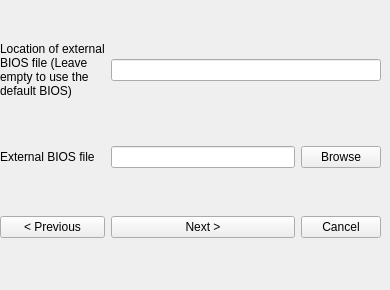
     <widget class="QWidget" name="page_24">
      <widget class="QWidget" name="gridLayoutWidget_23">
       <property name="geometry">
        <rect>
         <x>0</x>
         <y>0</y>
         <width>381</width>
         <height>281</height>
        </rect>
       </property>
       <layout class="QGridLayout" name="gridLayout_23">
        <item row="2" column="2">
         <widget class="QPushButton" name="pushButton_70">
          <property name="text">
           <string>Cancel</string>
          </property>
         </widget>
        </item>
        <item row="2" column="1">
         <widget class="QPushButton" name="pushButton_71">
          <property name="text">
           <string>Next &gt;</string>
          </property>
         </widget>
        </item>
        <item row="2" column="0">
         <widget class="QPushButton" name="pushButton_72">
          <property name="text">
           <string>&lt; Previous</string>
          </property>
         </widget>
        </item>
        <item row="1" column="0">
         <widget class="QLabel" name="label_64">
          <property name="text">
           <string>External BIOS file</string>
          </property>
         </widget>
        </item>
        <item row="1" column="1">
         <widget class="QLineEdit" name="lineEdit_11"/>
        </item>
        <item row="1" column="2">
         <widget class="QPushButton" name="pushButton_73">
          <property name="text">
           <string>Browse</string>
          </property>
         </widget>
        </item>
        <item row="0" column="0">
         <widget class="QLabel" name="label_65">
          <property name="text">
           <string>Location of external
BIOS file (Leave
empty to use the
default BIOS)</string>
          </property>
          <property name="wordWrap">
           <bool>true</bool>
          </property>
         </widget>
        </item>
        <item row="0" column="1" colspan="2">
         <widget class="QLineEdit" name="lineEdit_12"/>
        </item>
       </layout>
      </widget>
     </widget>
